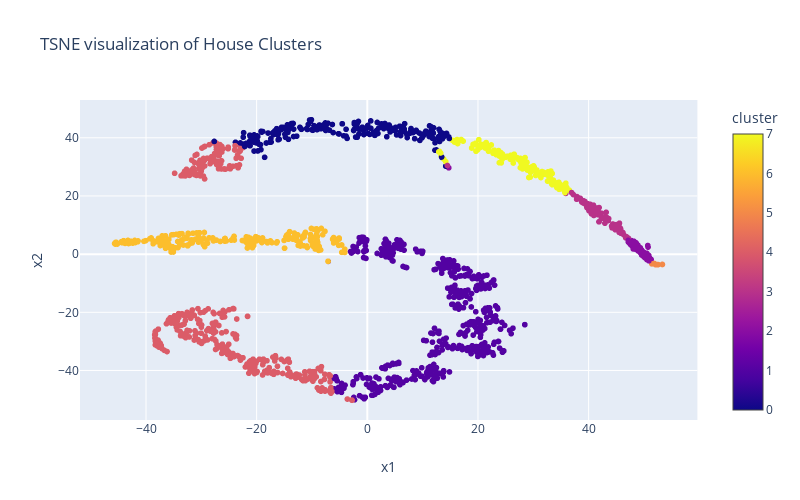

Notebook source saved alongside this figure:
### Markdown cell above
Code to generate Plots

### Code cell
XTSNEdf = pd.concat([pd.DataFrame(XTSNE),pd.DataFrame(Xkmeans),pd.DataFrame(y),pd.DataFrame(np.expm1(y))],axis=1)
XTSNEdf.columns = ['x1','x2','cluster','logprice','price']
configure_plotly_browser_state()
init_notebook_mode(connected=True)
px.scatter(XTSNEdf,x='x1',y='x2',color='cluster',title="TSNE visualization of House Clusters",width=800,height=500)

### Figure 1 — Plotly figure (JSON) as saved in the notebook; plotly's stock layout.template omitted (floating-point values rounded to 4 significant figures; data arrays with more than 128 entries replaced by an {"elided": "..."} marker saying what was removed)
{"data": [{"hovertemplate": "x1=%{x}<br>x2=%{y}<br>cluster=%{marker.color}", "showlegend": false, "legendgroup": "", "name": "", "yaxis": "y", "y": {"elided": "1460 float values"}, "hoverlabel": {"namelength": 0}, "mode": "markers", "xaxis": "x", "marker": {"color": {"elided": "1460 int values"}, "symbol": "circle", "coloraxis": "coloraxis"}, "x": {"elided": "1460 float values"}, "type": "scattergl"}], "layout": {"xaxis": {"domain": [0, 0.98], "anchor": "y", "title": {"text": "x1"}}, "title": {"text": "TSNE visualization of House Clusters"}, "yaxis": {"domain": [0, 1], "anchor": "x", "title": {"text": "x2"}}, "height": 500, "width": 800, "legend": {"tracegroupgap": 0}, "coloraxis": {"colorbar": {"title": {"text": "cluster"}}, "colorscale": [[0, "#0d0887"], [0.1111, "#46039f"], [0.2222, "#7201a8"], [0.3333, "#9c179e"], [0.4444, "#bd3786"], [0.5556, "#d8576b"], [0.6667, "#ed7953"], [0.7778, "#fb9f3a"], [0.8889, "#fdca26"], [1, "#f0f921"]]}}}
